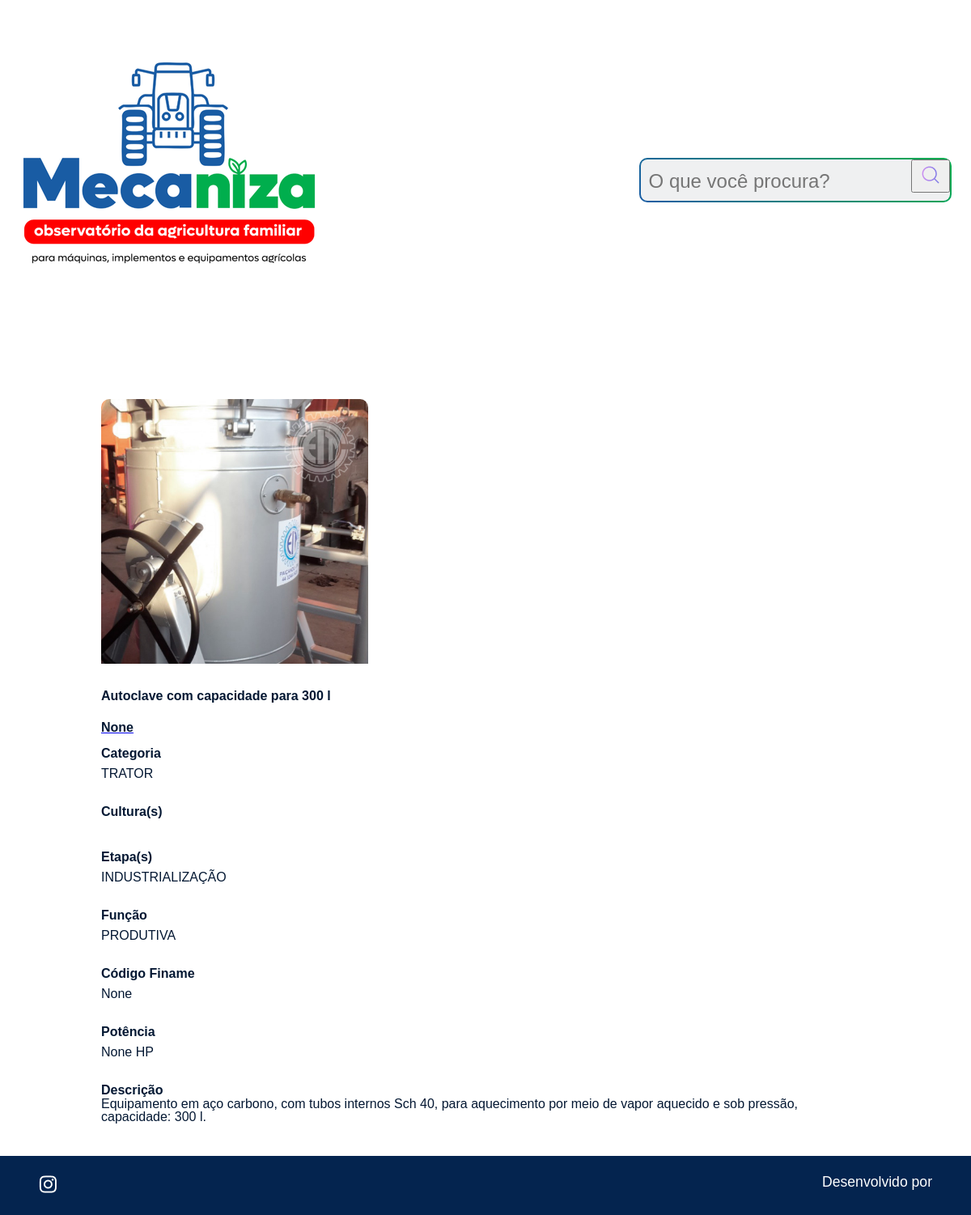
The page /imagem/153 on the database as committed earlier.
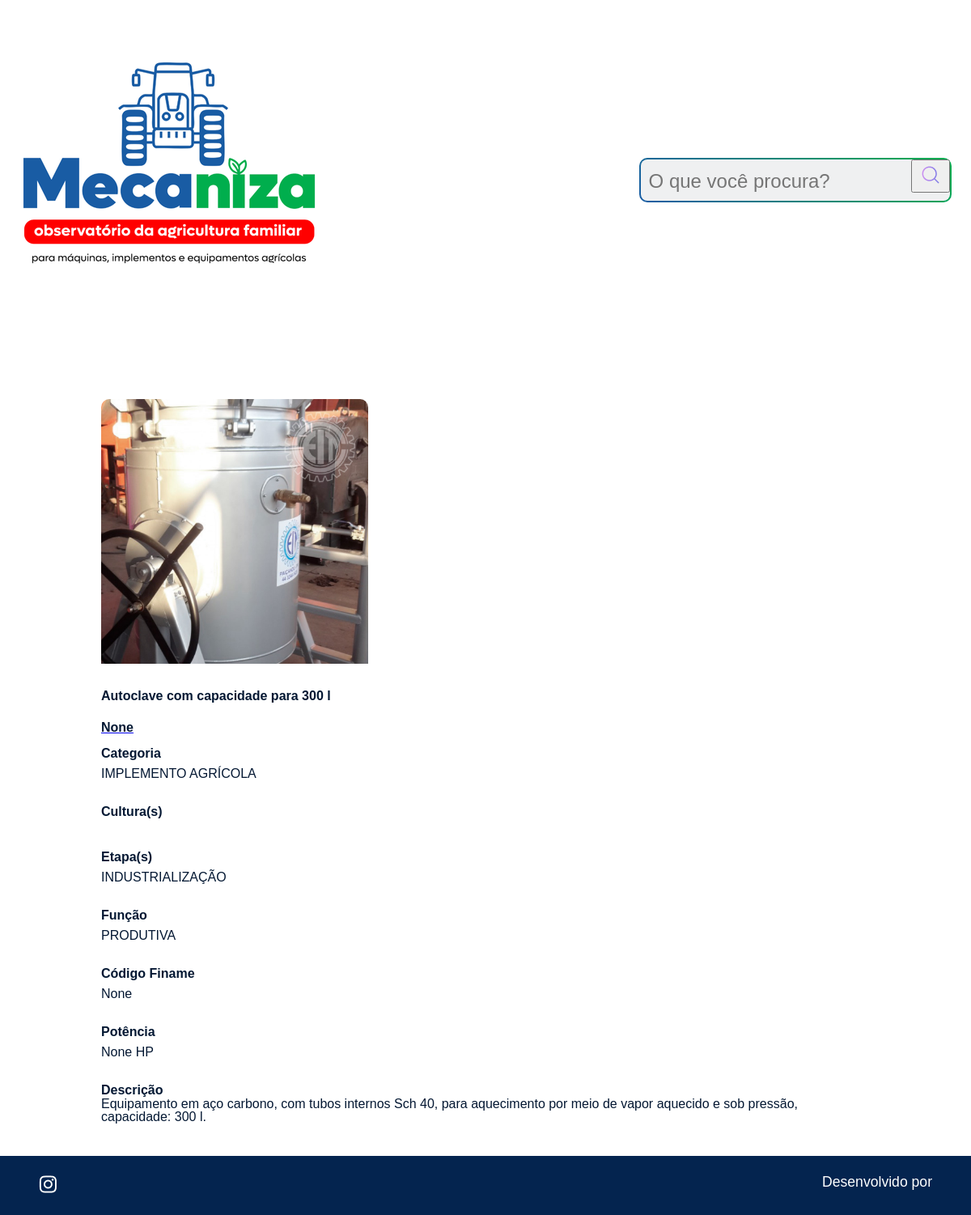
The same page on the database as committed later.
### apps/maqdisponivel/models.py (models this page shows, shortened)
class Maquina(models.Model):
    OPCOES_CATEGORIA = [
        ("TRATOR", "Trator" ),
        ("IMPLEMENTO AGRÍCOLA", "Implemento Agrícola" ),
    ]
    OPCOES_TEMA = [
        ("FRUTIFERAS", "Frutíferas" ),
        ("GRÃOES E FORRAGENS", "Grãos e Forragens" ),
        ("HORTICULTURA", "Horticultura" ),
        ("SOCIOBIODIVERSIDADE", "Sociobiodiversidade" ),
        ("TODAS", "Todas" ),
        ("OUTROS", "Outros" ),
    ]
    OPCOES_FUNCAO = [
        ("CONTROLE DE QUALIDADE", "Controle de Qualidade" ),
        ("PRODUTIVA", "Produtiva" ),
        ("TRATAMENTO DE RESIDUOS", "Tratamento de Resíduos" ),
        ("SEGURANCA E SAUDE DO TRABALHADOR", "Segurança e Saúde do Trabalhador" ),
    ]
    OPCOES_ETAPA = [
        ("MANEJO", "Manejo" ),
        ("MANEJO-INDUSTRIALIZAÇÃO", "Manejo-Industrialização" ),
        ("PLANTIO", "Plantio" ),
        ("PREPARO DE SOLO", "Preparo de Solo" ),
        ("COLHEITA", "Colheita" ),
        ("PÓS-COLHEITA", "Pós-Colheita" ),
        ("INDUSTRIALIZAÇÃO", "Industrialização" ),
    ]
    OPCOES_NATUREZA = [
        ("TRATORES", "Tratores" ),
        ("PULVERIZADOR_AGRICOLA", "Pulverizador Agrícola" ),
        ("MÁQUINAS E APARELHOS PARA PREPARAÇÃO, TRABALHO DO SOLO OU CULTURA", "Máquinas e aparelhos para preparação, trabalho do solo ou cultura" ),
    ]
    OPCOES_FREQUENCIA_USO = [
        ("DESCONHECIDO", "Desconhecido" ),
        ("ESPORÁDICA", "Esporádica" ),
        ("DIÁRIA", "Diária" ),
        ("SEMANAL", "Semanal" ),
        ("MENSAL", "Mensal" ),
        ("TRIMESTRAL", "Trimestral" ),
        ("SEMESTRAL", "Semestral" ),
        ("ANUAL", "Anual" ),
    ]
    TIPO_ITEM = [
        ("EQUIPAMENTO", "Equipamento" ),
        ("FERRAMENTA", "Ferramenta" ),
        ("INSTRUMENTO", "Instrumento" ),
        ("MAQUINA", "Máquina" ),
        ("VEICULO", "Veículo" ),
    ]
    foto = models.ImageField(null=True, upload_to="fotos/%Y/%m/%d/", blank=True)
    n = models.IntegerField(null=True, blank=True)
    codigo_catalogo = models.CharField(max_length=100, null=True, blank=True)
    codigo_questionario = models.CharField(max_length=100, null=True, blank=True)
    tema = models.CharField(null=True, max_length=100, choices=OPCOES_TEMA, default='')
    cadeia_produtiva = models.CharField(max_length=100, null=True, blank=True)
    nome = models.CharField(max_length=100, null=True, blank=True)
    tipo = models.CharField(null=True, max_length=100, choices=TIPO_ITEM, default='')
    funcao = models.CharField(null=True, max_length=100, choices=OPCOES_FUNCAO, default='')
    etapa = models.CharField(null=True, max_length=100, choices=OPCOES_ETAPA, default='')
    sub_etapa_atividade = models.CharField(max_length=100, null=True, blank=True)
    utilizacao = models.CharField(max_length=500, null=True, blank=True)
    produto_linha_producao = models.CharField(max_length=200, null=True, blank=True)
    descricao = models.TextField(null=True, blank=True)
    insumos_item = models.TextField(null=True, blank=True)
    local_aquisicao_item = models.CharField(max_length=500, null=True, blank=True)
    ano_aquisicao_item = models.DateField(null=True, blank=True)
    caracteristicas_detalhadas_item = models.TextField(null=True, blank=True)
    codigo_finame = models.CharField(max_length=100, null=True, blank=True, default='')
    fornecedor = models.ForeignKey(
        to=Fornecedor,
        on_delete=models.SET_NULL,
        null=True,
        blank=True,
        related_name="fornecedor",
    )
    aspectos_item_boas_praticas = models.TextField(null=True, blank=True)
    item_gera_residuo = models.BooleanField(null=True, default=False)
    qual_residuo = models.TextField(null=True, blank=True)
    preco_min_item = models.DecimalField(decimal_places=2, max_digits=20, null=True, blank=True)
    preco_max_item = models.DecimalField(decimal_places=2, max_digits=20, null=True, blank=True)
    impacto_positivo_item = models.TextField(null=True, blank=True)
    condicoes_adequadas_uso = models.TextField(null=True, blank=True)
    tipo_uso_item = models.CharField(max_length=200, null=True, blank=True)
    qts_pessoas_usam = models.IntegerField(null=True, blank=True)
    faz_manutencao_item = models.BooleanField(null=True, default=False)
    frequencia_uso_item = models.CharField(null=True, max_length=100, choices=OPCOES_FREQUENCIA_USO, default='')
    problema_item_12_meses = models.CharField(max_length=200, null=True, blank=True)
    frequencia_manutencao_item_12_meses = models.CharField(max_length=200, null=True, blank=True)
    capacitacao_manutencao_item = models.BooleanField(null=True, default=False)
    tempo_uso_item_mes = models.CharField(max_length=200, null=True, blank=True)
    capacidade_producao_item = models.TextField(null=True, blank=True)
    ncm = models.CharField(max_length=50, null=True, blank=True)
    ncm_descricao = models.TextField(null=True, blank=True)
    estimativa_da_demanda = models.CharField(max_length=200, null=True, blank=True)
    observacoes = models.TextField(null=True, blank=True)
    publicada = models.BooleanField(null=True, default=False)
    data_registro = models.DateTimeField(null=True, default=datetime.now, blank=True)
    modelo = models.CharField(max_length=100, null=True, blank=True)
    linha_financiamento = models.TextField(null=True, blank=True)
    cnpj_fabricante = models.CharField(max_length=50, null=True, blank=True)
    nome_fabricante = models.CharField(max_length=100, null=True, blank=True)
    natureza = models.TextField(null=True, choices=OPCOES_NATUREZA, blank=True)
    link_pagina = models.CharField(max_length=100, null=True, blank=True)
    cultura = models.TextField(null=True, blank=True)
    categoria = models.CharField(null=True, max_length=100, choices=OPCOES_CATEGORIA, default='')
    operacao_agricola = models.CharField(null=True, blank=True)
    codigo_produto = models.CharField(max_length=100, null=True, blank=True)
    hp = models.CharField(null=True, blank=True)
    empresa = models.CharField(max_length=100, null=True, blank=True)

### apps/maqdisponivel/views.py (the view)
# urls.py: path('imagem/<int:maquina_id>', imagem, name='imagem'),
def imagem(request, maquina_id):
    maquina = get_object_or_404(Maquina, pk=maquina_id) #Ou encontra o objeto ou aparece um 404
    return render(request, 'maqdisponivel/imagem.html', {"maquina": maquina})

### templates/maqdisponivel/imagem.html (shortened to what this page needs)
{% extends 'shared/base.html' %}
{% load static %}
{% block content %}
            <section class="conteudo">
                <section class="imagem">
                    <div class="imagem__conteudo">
                        {% if maquina.foto == "" or maquina.foto == null %}
                            <img class="card__imagem" src="{% static '/assets/imagens/galeria/0'%}{{maquina.codigo_finame}}.jpg" alt="foto">
                            <img class="card__imagem" src="{% static '/assets/imagens/galeria/not_found.png'%}" alt="foto">
                        {% else %}
                            <img class="card__imagem" src="{{ maquina.foto.url }}" alt="foto">
                        {% endif %}
                        <div class="imagem__info">
                            <div class="imagem__texto">
                                <p class="imagem__titulo">{{ maquina.nome }}</p>
                                <a href="{{ maquina.link_pagina }}" target="_blank">
                                    <p class="card__titulo">{{ maquina.nome_fabricante }}</p>
                                </a>
                                <p class="card__titulo">Categoria<p class="imagem__texto">{{ maquina.categoria }}</p></p></br>
                                <p class="card__titulo">Cultura(s)<p class="imagem__texto">{{ maquina.cultura }}</p></p></br>
                                <p class="card__titulo">Etapa(s)<p class="imagem__texto">{{ maquina.etapa }}</p></p></br>
                                <p class="card__titulo">Função<p class="imagem__texto">{{ maquina.funcao }}</p></p></br>
                                <p class="card__titulo">Código Finame<p class="imagem__texto">{{ maquina.codigo_finame }}</p></p></br>
                                <p class="card__titulo">Potência<p class="imagem__texto">{{ maquina.hp }} HP</p></p></br>
                                <p class="card__titulo">Descrição<p class="imagem__descricao">{{ maquina.descricao }}</p></p>
                            </div>
                        </div>
                    </div>
                </section>
            </section>
    </div>
{% endblock %}

### templates/shared/base.html (shortened to what this page needs)
{%  load static %}
<!DOCTYPE html>
<html lang="pt-br">
<head>
    <link rel="stylesheet" href="{% static 'styles/style.css' %}">
</head>
<body>
</body>
    {% include 'partials/_menu.html' %}
    {% block content %}{% endblock %}
    {% include 'partials/_footer.html' %}
</html>

### templates/partials/_menu.html (shortened to what this page needs)
{% load static %}
<div class="pagina-inicial">
    <header>
        <div class="cabecalho">
            <div class="cabecalho__imagem">
                <a href="{% url 'index' %}"><img src="{% static '/assets/logo/mecaniza.png' %}" alt="Mecaniza" /></a>
            </div>
            <div class="cabecalho__busca">
                <div class="busca__fundo">
                    <form action="{% url 'buscar' %}">
                        <input class="busca__input" type="text" name="buscar" placeholder="O que você procura?">
                        <button type="submit">
                            <img class="busca__icone" src="{% static '/assets/ícones/1x/search.png' %}" alt="ícone de search">
                        </button>
                    </form>
                </div>
            </div>
        </div>
    </header>

### templates/partials/_footer.html (shortened to what this page needs)
{% load static %}
<footer class="rodape">
    <div class="rodape__icones">
        <a href="https://www.embrapa.br" target=”_blank” >
            <img src="{% static '/assets/ícones/1x/instagram.png' %}" alt="ícone instagram">
        </a>
    </div>
    <p class="rodape__texto">Desenvolvido por </p>
</footer>

### setup/static/styles/style.css (style rules this page uses)
html, body, div, span, applet, object, iframe, h1, h2, h3, h4, h5, h6, p, blockquote, pre, a, abbr, acronym, address, big, cite, code, del, dfn, em, img, ins, kbd, q, s, samp, small, strike, strong, sub, sup, tt, var, b, u, i, center, dl, dt, dd, ol, ul, li, fieldset, form, label, legend, table, caption, tbody, tfoot, thead, tr, th, td, article, aside, canvas, details, embed, figure, figcaption, footer, header, hgroup, menu, nav, output, ruby, section, summary, time, mark, audio, video { margin: 0; padding: 0; border: 0; font-size: 100%; font: inherit; vertical-align: baseline; }
article, aside, details, figcaption, figure, footer, header, hgroup, menu, nav, section { display: block; }
body { line-height: 1; font-family: 'Space Grotesk', sans-serif; min-height: 100vh; background: white; background-repeat: no-repeat; background-position: center; background-size: cover; }
.cabecalho { align-items: center; display: flex; flex-wrap: wrap; justify-content: space-between; margin: 1.5rem 0 4rem 0; }
.cabecalho__imagem { align-items: center; display: flex; justify-content: space-between; margin: 1.5rem 0 4rem 0; }
.cabecalho__busca { align-items: center; border-radius: 10px; background: linear-gradient(45deg, #195ca4,#00ae4d); display: flex; height: auto; justify-content: space-between; padding: 2px; width: auto; }
.busca__fundo { align-items: center; background-color: #eff0f1; border-radius: 8px; display: flex; margin: 0 auto; width: auto; }
.busca__input { align-items: center; background-color: transparent; border: none; font-size: 1.5rem; padding: 10px; height: auto; width: auto; }
.busca__icone { cursor: pointer; width: 2rem; height: 2rem; }
.card__imagem { width: 330px; border-radius: 10px 10px 0 0; }
.card__titulo { font-weight: bold; line-height: 1.2rem; margin-top: 0.8em; color: #041833; }
.imagem { display: flex; justify-content: center; align-items: center; }
.imagem__conteudo { background-color: transparent; display: flex; flex-direction: column; border-radius: 20px 20px 0 0; width: 950px; }
.imagem__info { font-size: 1.2rem; display: flex; justify-content: space-between; align-items: center; margin-bottom: 1rem; margin-top: 1rem; }
.imagem__texto { display: flex; flex-direction: column; justify-content: space-between; color: #FFFFFF; margin-top: 0.5rem; }
.imagem__titulo { font-weight: bold; line-height: 2rem; color: #041833; }
.imagem__texto { font-size: 1rem; color: #041833; }
.imagem__descricao { font-size: 1rem; color: #041833; }
.pagina-inicial { max-width: 1440px; padding: 1.5rem; margin: 0 auto; }
.rodape { background-color: #04244F; width: 100%; padding: 1.5rem 3rem; box-sizing: border-box; display: flex; justify-content: space-between; color: #FFFFFF; }
.rodape__icones { width: 80px; display: flex; justify-content: space-between; }
.rodape__texto { font-size: 1.1rem; }

Rows that differ between the two databases and show on the page:
changed Maquina "Autoclave com capacidade para 300 l": categoria "TRATOR" → "IMPLEMENTO AGRÍCOLA"
